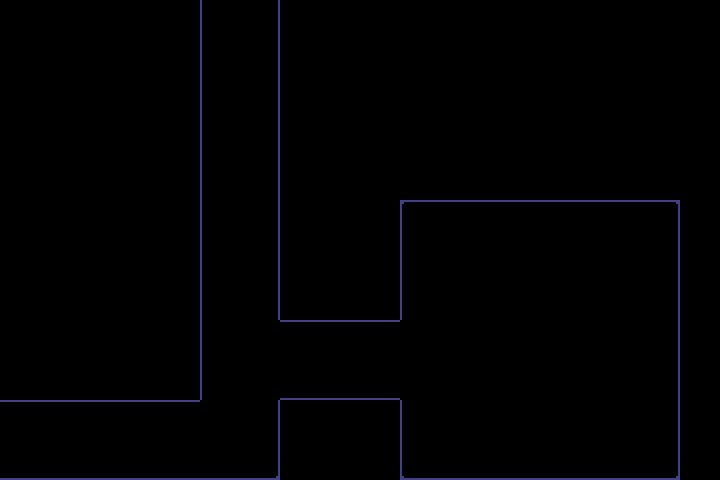

A 2D game scene composited from a Tiled map and its tileset images. What follows is a short description and the map's XML, with every tile layer's data as written:
An orthogonal 18x12 tile map with 40x40 px tiles, 1 tile layer (Tile Layer 1) and 19 objects (2x npc, savepoint, transition, interactable, spawn).

<map version="1.11" tiledversion="1.12.2" orientation="orthogonal" renderorder="right-down" width="18" height="12" tilewidth="40" tileheight="40" infinite="0" nextlayerid="6" nextobjectid="24">
 <editorsettings>
  <export target="room3.lua" format="lua" />
 </editorsettings>
 <properties>
  <property name="music" value="hip-shop" />
  <property name="name" value="Rest Room" />
 </properties>
 <tileset firstgid="1" source="../tilesets/castle.tsx" />
 <layer id="1" name="Tile Layer 1" width="18" height="12">
  <data encoding="csv">
0,0,0,0,5,10,12,0,0,0,0,0,0,0,0,0,0,0,
0,0,0,0,5,10,12,0,0,0,0,0,0,0,0,0,0,0,
0,0,0,0,0,10,12,0,0,0,0,0,0,0,0,0,0,0,
0,0,0,0,0,10,12,0,0,0,0,0,0,0,0,0,0,0,
0,0,0,0,0,10,12,0,0,0,0,0,0,0,0,0,0,0,
0,0,0,0,0,10,12,0,0,0,6,7,7,7,7,7,8,0,
0,0,0,0,0,10,12,0,0,0,10,11,11,11,11,11,12,0,
0,0,0,0,0,10,12,0,0,0,10,11,11,11,11,11,12,0,
0,0,0,0,0,10,11,7,7,7,11,11,11,11,11,11,12,0,
0,0,0,0,0,10,11,15,15,15,11,11,11,11,11,11,12,0,
7,7,7,7,7,11,12,0,0,0,10,11,11,11,11,11,12,0,
15,15,15,15,15,15,16,0,0,0,14,15,15,15,15,15,16,0
</data>
 </layer>
 <objectgroup color="#00007f" id="2" name="collision">
  <object id="10" x="0" y="360" width="200" height="40" />
  <object id="11" x="0" y="480" width="280" height="40" />
  <object id="12" x="280" y="400" width="40" height="120" />
  <object id="13" x="320" y="400" width="80" height="40" />
  <object id="14" x="360" y="440" width="40" height="40" />
  <object id="15" x="400" y="480" width="280" height="40" />
  <object id="16" x="680" y="200" width="40" height="280" />
  <object id="17" x="400" y="160" width="280" height="40" />
  <object id="18" x="360" y="200" width="40" height="120" />
  <object id="19" x="280" y="280" width="80" height="40" />
  <object id="20" x="280" y="0" width="40" height="280" />
  <object id="21" x="200" y="-40" width="80" height="40" />
  <object id="22" x="160" y="0" width="40" height="360" />
 </objectgroup>
 <objectgroup color="#ff00ff" id="3" name="objects">
  <object id="2" name="savepoint" x="440" y="440" width="40" height="40" />
  <object id="3" name="transition" x="-40" y="400" width="40" height="80">
   <properties>
    <property name="map" value="room2" />
    <property name="marker" value="entry2" />
   </properties>
  </object>
  <object id="8" name="npc" x="600" y="440" width="40" height="40">
   <properties>
    <property name="actor" value="pancakeguy" />
    <property name="text1_1">* Help!
[wait:5]* Maple syrup has gotten into my eye and now it's red!</property>
    <property name="text1_2" value="* Im gonna go blind!" />
    <property name="text1_3" value="* .[wait:5].[wait:5].[wait:5]" />
    <property name="text2_1" value="* Why did the creator of the mod do this." />
    <property name="text2_2" value="* Why couldn't he just put me out of my misery." />
    <property name="text3_1" value="* Please tell me you thought these were some pancakes." />
   </properties>
  </object>
  <object id="9" name="npc" x="520" y="440" width="40" height="40">
   <properties>
    <property name="actor" value="excuse_me_pan" />
    <property name="text" value="* Прошу вибачення пане." />
   </properties>
  </object>
  <object id="23" name="interactable" x="200" y="-40" width="80" height="40">
   <properties>
    <property name="text" value="* Under construction!" />
   </properties>
  </object>
 </objectgroup>
 <objectgroup color="#9200f3" id="4" name="markers">
  <object id="7" name="spawn" x="40" y="440">
   <point />
  </object>
 </objectgroup>
</map>
